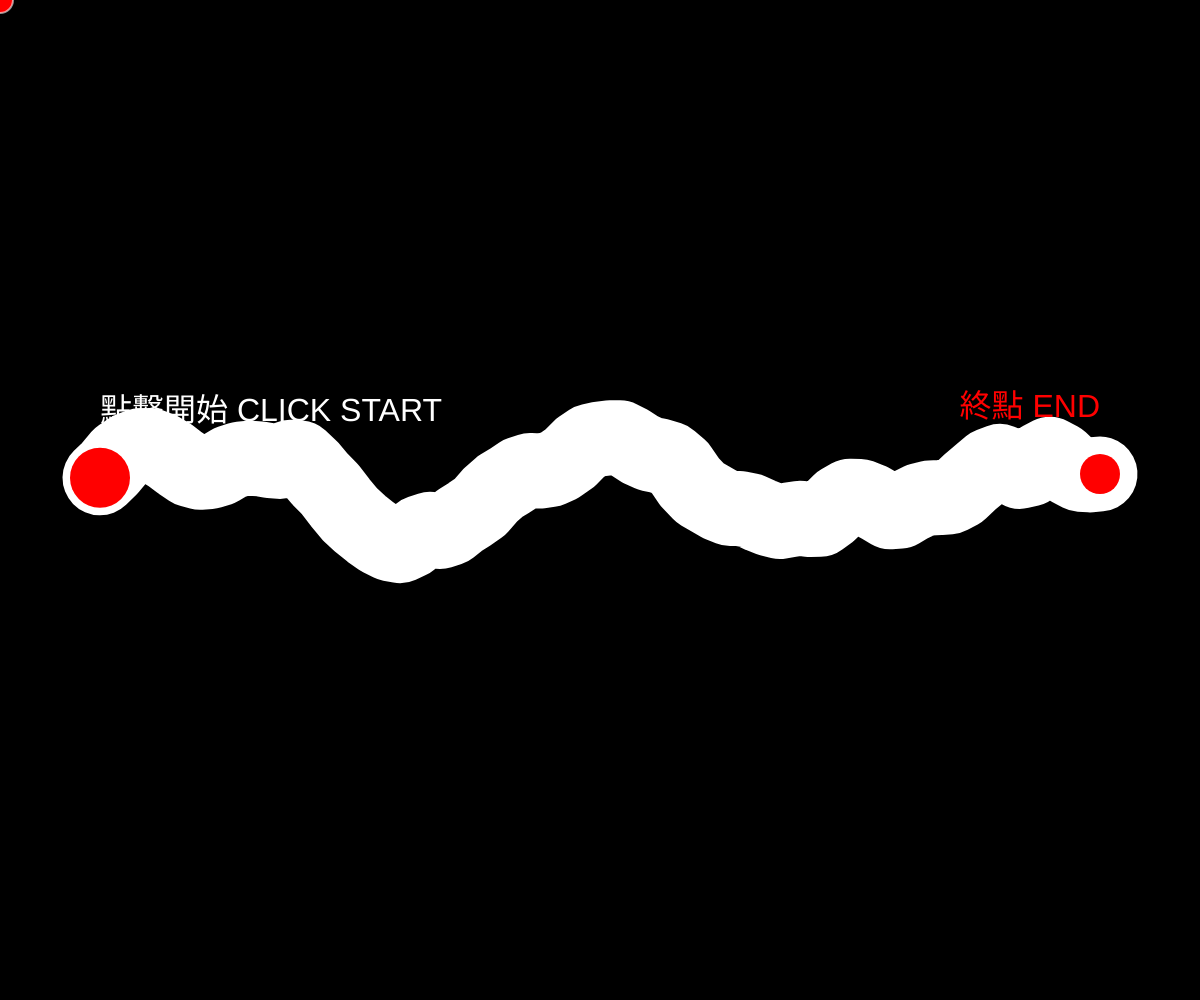
Frame 1 (no input)
Frame 60 (no input): identical to frame 1, image omitted
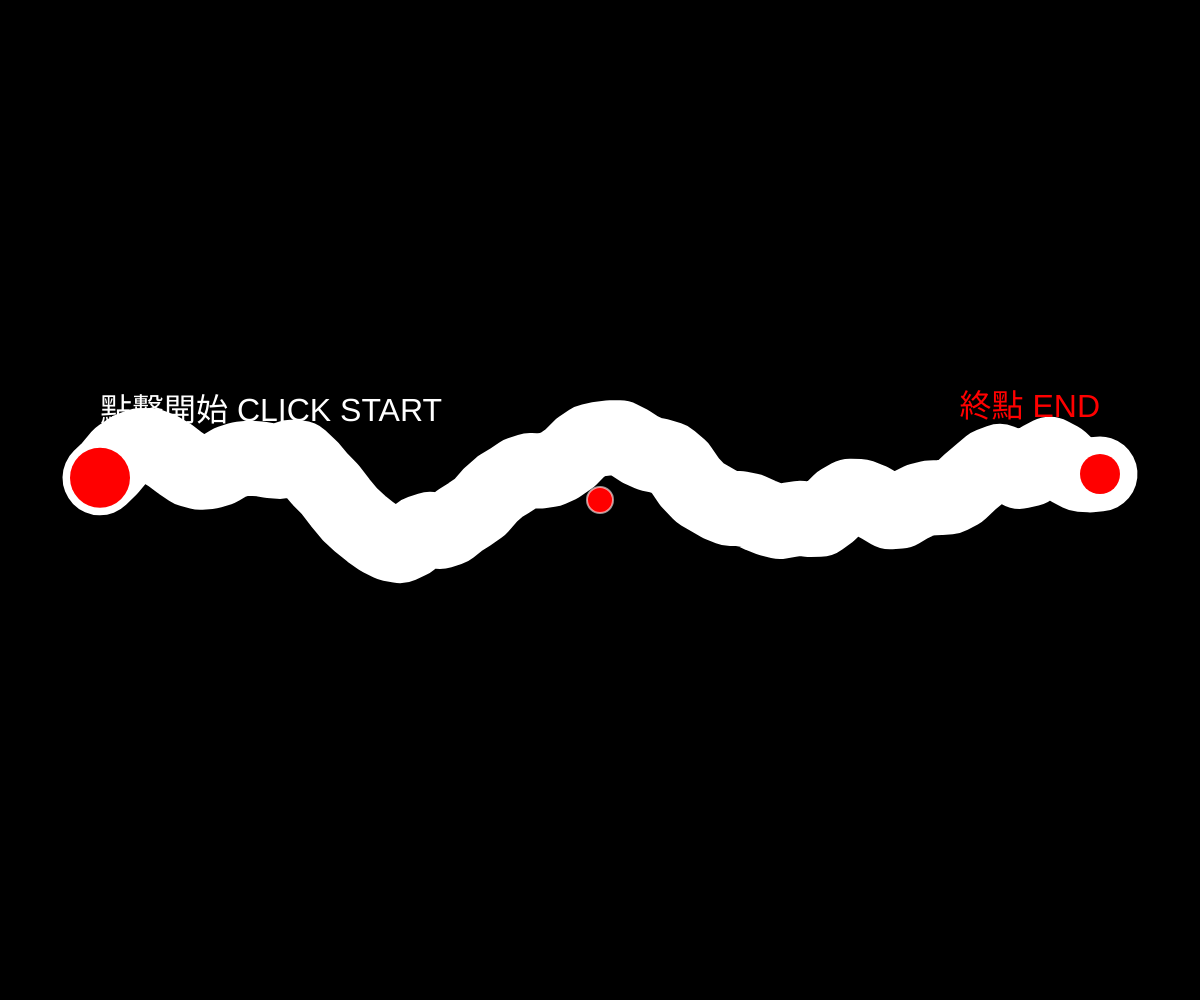
Frame 120 (the mouse pressed at the canvas centre since frame 60)

The p5.js sketch that drew these frames (run headless with seeded random() and noise() and a simulated clock; from frame 60 on, the mouse is pressed at the canvas centre):

// p5.js sketch
// ── sketch.js
let isGameOver = false;
let gameStarted = false;

function setup() {
  createCanvas(windowWidth, windowHeight);
}

function draw() {
  if (isGameOver) {
    // 電擊效果：背景紅白閃爍
    background(frameCount % 10 < 5 ? 255 : 0, 0, 0);
    // 畫面震動效果
    translate(random(-5, 5), random(-5, 5));
  } else {
    background(0); // 正常黑色背景
  }

  let margin = 100; // 設定邊界距離，避免碰觸螢幕邊緣
  let pathWeight = 75; // 路徑寬度 (約 2 公分)
  stroke(255);   // 白色線條
  strokeWeight(pathWeight);
  noFill();
  strokeJoin(ROUND);

  beginShape();
  for (let x = margin; x <= width - margin; x += 10) {
    // 使用 noise 產生蜿蜒的曲線效果
    let y = height / 2 + map(noise(x * 0.005), 0, 1, -150, 150);
    vertex(x, y);
  }
  endShape();

  // 計算起點和終點的 Y 座標
  const yStart = height / 2 + map(noise(margin * 0.005), 0, 1, -150, 150);
  let yEnd = height / 2 + map(noise((width - margin) * 0.005), 0, 1, -150, 150);

  // 繪製起點標記
  // 如果滑鼠懸停在起點上，顏色變亮
  let startDist = dist(mouseX, mouseY, margin, yStart);
  if (!gameStarted && !isGameOver && startDist < 30) {
    fill(255, 100, 100);
    cursor(HAND);
  } else {
    fill(255, 0, 0);
    cursor(ARROW);
  }
  noStroke();
  circle(margin, yStart, 60); // 稍微加大按鈕感
  fill(255);
  textSize(32);
  textAlign(LEFT, BOTTOM);
  text(gameStarted ? "起點" : "點擊開始 CLICK START", margin, yStart - 50);

  // 繪製終點標記
  fill(255, 0, 0);
  circle(width - margin, yEnd, 40);
  textAlign(RIGHT, BOTTOM);
  text("終點 END", width - margin, yEnd - 50);

  if (!isGameOver && gameStarted) {
    // 取得當前滑鼠 X 位置對應的路徑中心 Y 座標
    let targetY = height / 2 + map(noise(mouseX * 0.005), 0, 1, -150, 150);
    
    // 圓環設定 (0.7 公分約 26 像素)
    let ringSize = 26;
    let ringRadius = ringSize / 2;
    
    // 碰撞偵測邏輯
    // 如果滑鼠超出了路徑範圍 (路徑寬度一半 - 圓環半徑) 或在路徑兩端外
    let distFromCenter = abs(mouseY - targetY);
    let threshold = (pathWeight / 2) - ringRadius;

    if (distFromCenter > threshold || mouseX < margin || mouseX > width - margin) {
      isGameOver = true;
    }

    // 繪製圓環
    stroke(0, 255, 255); // 青色圓環
    strokeWeight(3);
    circle(mouseX, mouseY, ringSize);
  } else if (!gameStarted && !isGameOver) {
    // 尚未開始時，繪製提示用的圓環
    stroke(255, 255, 255, 150);
    strokeWeight(2);
    circle(mouseX, mouseY, 26);
  } else {
    // 顯示失敗文字
    fill(255);
    noStroke();
    textSize(64);
    textAlign(CENTER, CENTER);
    text("遊戲失敗 GAME OVER", width / 2, height / 2);
    textSize(24);
    text("點擊滑鼠重新開始", width / 2, height / 2 + 80);
  }
}

function mousePressed() {
  if (isGameOver) {
    isGameOver = false;
    gameStarted = false;
  } else if (!gameStarted) {
    // 檢查是否點擊在起點按鈕範圍內
    let margin = 100;
    let yStart = height / 2 + map(noise(margin * 0.005), 0, 1, -150, 150);
    if (dist(mouseX, mouseY, margin, yStart) < 40) {
      gameStarted = true;
    }
  }
}
